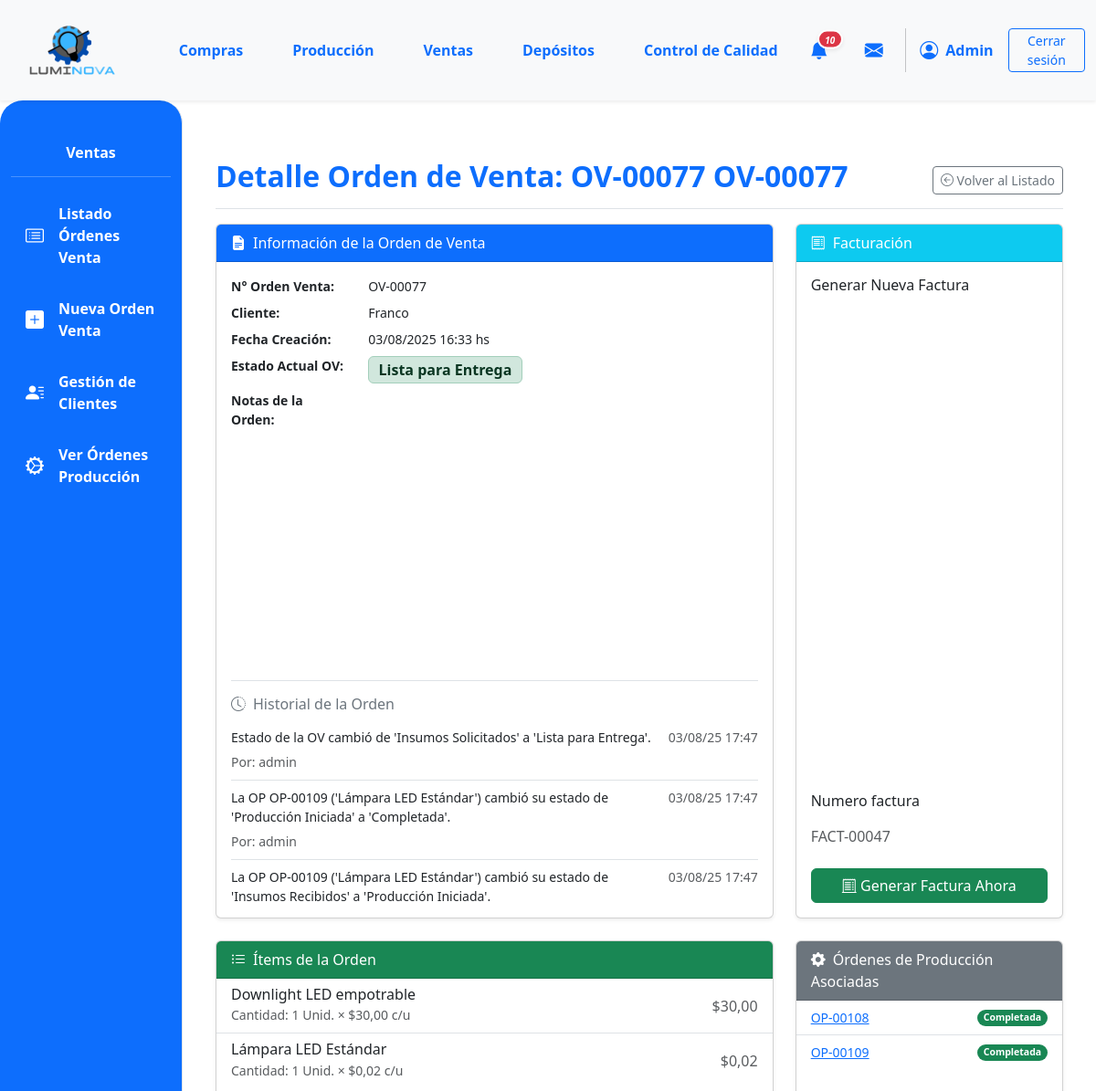
The app's page /ventas/ventas/orden/77/ (signed in, upper part), older data.
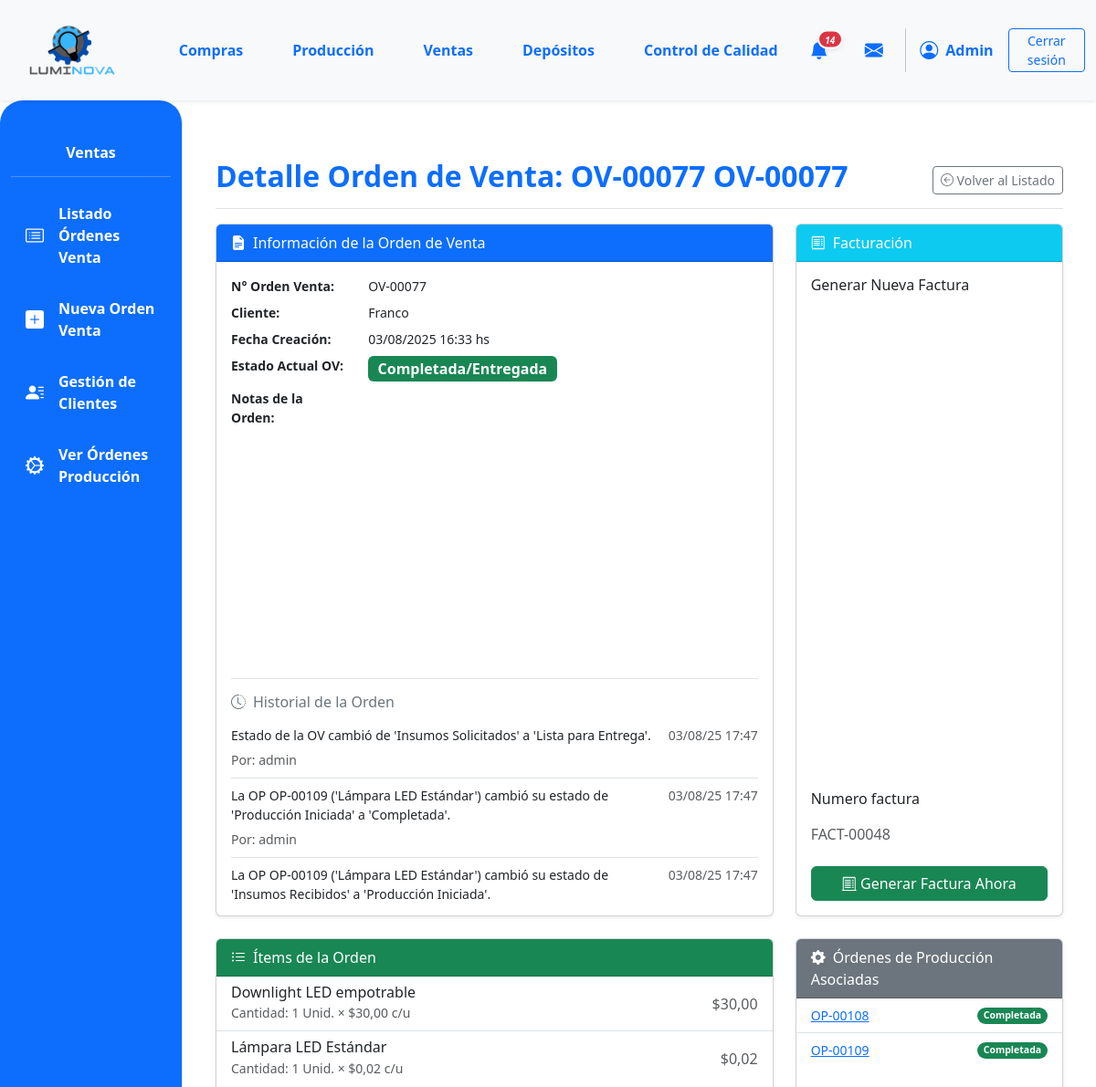
The same page, newer data.
### App_LUMINOVA/models.py (models this page shows, shortened)
class OrdenVenta(models.Model):
    ESTADO_CHOICES = [
        ("PENDIENTE", "Pendiente Confirmación"),
        ("CONFIRMADA", "Confirmada (Esperando Producción)"),
        ("INSUMOS_SOLICITADOS", "Insumos Solicitados"),
        ("PRODUCCION_INICIADA", "Producción Iniciada"),
        ("PRODUCCION_CON_PROBLEMAS", "Producción con Problemas"),
        ("LISTA_ENTREGA", "Lista para Entrega"),
        ("COMPLETADA", "Completada/Entregada"),
        ("CANCELADA", "Cancelada"),
    ]
    numero_ov = models.CharField(
        max_length=20, unique=True, verbose_name="N° Orden de Venta"
    )
    cliente = models.ForeignKey(
        Cliente, on_delete=models.PROTECT, related_name="ordenes_venta"
    )
    fecha_creacion = models.DateTimeField(default=timezone.now)
    estado = models.CharField(
        max_length=50, choices=ESTADO_CHOICES, default="PENDIENTE"
    )
    total_ov = models.DecimalField(
        max_digits=12, decimal_places=2, default=0.00, verbose_name="Total OV"
    )
    notas = models.TextField(blank=True, null=True)

class Cliente(models.Model):
    nombre = models.CharField(max_length=150, unique=True)
    direccion = models.TextField(blank=True)
    telefono = models.CharField(max_length=25, blank=True)
    email = models.EmailField(unique=True, null=True, blank=True)

### App_LUMINOVA/views_ventas.py (the view)
# urls.py: path("ventas/orden/<int:ov_id>/", ventas_detalle_ov_view, name="ventas_detalle_ov"),
@login_required
def ventas_detalle_ov_view(request, ov_id):
    orden_venta = get_object_or_404(
        OrdenVenta.objects.select_related("cliente").prefetch_related(
            "items_ov__producto_terminado",
            "ops_generadas__estado_op",  # Necesitamos el estado de cada OP
            "factura_asociada",
        ),
        id=ov_id,
    )
    factura_form = None
    puede_facturar = False
    detalle_cancelacion_factura = ""
    if not hasattr(orden_venta, "factura_asociada") or not orden_venta.factura_asociada:
        ops_asociadas = orden_venta.ops_generadas.all()
        if not ops_asociadas.exists() and orden_venta.estado == "CONFIRMADA":
            puede_facturar = True  # O cambiar estado a LISTA_ENTREGA primero
        elif ops_asociadas.exists():
            ops_completadas = ops_asociadas.filter(
                estado_op__nombre__iexact="Completada"
            ).count()
            ops_canceladas = ops_asociadas.filter(
                estado_op__nombre__iexact="Cancelada"
            ).count()
            ops_totales = ops_asociadas.count()
            if ops_completadas + ops_canceladas == ops_totales and ops_completadas > 0:
                puede_facturar = True
                if ops_canceladas > 0:
                    detalle_cancelacion_factura = f"Nota: {ops_canceladas} orden(es) de producción asociada(s) fueron canceladas."
            elif (
                orden_venta.estado == "PRODUCCION_CON_PROBLEMAS"
                and ops_completadas > 0
                and (ops_completadas + ops_canceladas == ops_totales)
            ):
                puede_facturar = True
                detalle_cancelacion_factura = f"Facturación parcial. Nota: {ops_canceladas} orden(es) de producción asociada(s) fueron canceladas."
            elif orden_venta.estado == "LISTA_ENTREGA":  # Ya está explícitamente lista
                puede_facturar = True
        if puede_facturar:
            factura_form = FacturaForm()
    context = {
        "ov": orden_venta,
        "items_ov": orden_venta.items_ov.all(),
        "factura_form": factura_form,
        "puede_facturar": puede_facturar,  # Para la plantilla
        "detalle_cancelacion_factura": detalle_cancelacion_factura,  # Para la plantilla
        "titulo_seccion": f"Detalle Orden de Venta: {orden_venta.numero_ov}",
    }
    return render(request, "ventas/ventas_detalle_ov.html", context)

### App_LUMINOVA/forms.py
class FacturaForm(forms.ModelForm):
    class Meta:
        model = Factura
        fields = ["numero_factura"]
        widgets = {
            "numero_factura": forms.TextInput(attrs={"class": "form-control"}),
        }
    def __init__(self, *args, **kwargs):
        super().__init__(*args, **kwargs)
        last_factura = Factura.objects.order_by("id").last()
        next_factura_number = (
            f"FACT-{str(last_factura.id + 1).zfill(5)}"
            if last_factura
            else "FACT-00001"
        )
        self.fields["numero_factura"].initial = next_factura_number
        self.fields["numero_factura"].widget.attrs["readonly"] = True
        self.fields["numero_factura"].widget.attrs[
            "class"
        ] = "form-control-plaintext text-muted"

### App_LUMINOVA/models.py (called while the page is built)
    def get_estado_op_display(self):
        if self.estado_op:
            return self.estado_op.nombre
        return "Sin Estado Asignado"

    @staticmethod
    def pedidos_por_deposito(deposito_id):
        return Orden.objects.filter(insumo_principal__deposito_id=deposito_id)

### App_LUMINOVA/templates/ventas/ventas_detalle_ov.html (shortened to what the changed rows need)
{% extends 'padre.html' %}
{% load static %}
{% load django_bootstrap5 %}
{% block content %}
<div class="container mt-4">
    <div class="d-flex justify-content-between flex-wrap flex-md-nowrap align-items-center pt-3 pb-2 mb-3 border-bottom">
        <h1 class="h2 fw-bold text-primary">{{ titulo_seccion|default:"Detalle Orden de Venta:" }} <span class="text-primary">{{ ov.numero_ov }}</span></h1>
    </div>
    <div class="row g-4">
        <div class="col-lg-8">
            <div class="card shadow-sm mb-4">
                <div class="card-body">
                    <dl class="row mb-0 small">
                        <dt class="col-sm-4 col-md-3">N° Orden Venta:</dt>
                        <dd class="col-sm-8 col-md-9">{{ ov.numero_ov }}</dd>
                        <dt class="col-sm-4 col-md-3">Cliente:</dt>
                        <dd class="col-sm-8 col-md-9">{{ ov.cliente.nombre }}</dd>
                        <dt class="col-sm-4 col-md-3">Fecha Creación:</dt>
                        <dd class="col-sm-8 col-md-9">{{ ov.fecha_creacion|date:"d/m/Y H:i" }} hs</dd>
                        <dt class="col-sm-4 col-md-3">Estado Actual OV:</dt>
                        <dd class="col-sm-8 col-md-9">
                            <span class="badge fs-6
                                {% if ov.estado == 'PENDIENTE' %}bg-warning text-dark
                                {% elif ov.estado == 'CONFIRMADA' %}bg-secondary
                                {% elif ov.estado == 'INSUMOS_SOLICITADOS' %}bg-info-subtle text-info-emphasis border border-info-subtle
                                {% elif ov.estado == 'PRODUCCION_INICIADA' %}bg-primary
                                {% elif ov.estado == 'PRODUCCION_CON_PROBLEMAS' %}bg-danger-subtle text-danger-emphasis border border-danger-subtle
                                {% elif ov.estado == 'LISTA_ENTREGA' %}bg-success-subtle text-success-emphasis border border-success-subtle
                                {% elif ov.estado == 'COMPLETADA' %}bg-success
                                {% elif ov.estado == 'CANCELADA' %}bg-dark
                                {% else %}bg-light text-dark{% endif %}">
                                {{ ov.get_estado_display }}
                            </span>
                        </dd>
                        <dt class="col-sm-4 col-md-3">Notas de la Orden:</dt>
                        <dd class="col-sm-8 col-md-9">{{ ov.notas|default_if_none:"-"|linebreaksbr }}</dd>
                    </dl>
                </div>
            </div>
        </div>
        <div class="col-lg-4">
            <div class="card shadow-sm mb-4">
                <div class="card-body">
                    {% if ov.factura_asociada %}
                        <h6>Factura Generada</h6>
                        <dl class="row mb-2 small">
                            <dt class="col-sm-5">N° Factura:</dt>
                            <dd class="col-sm-7">{{ ov.factura_asociada.numero_factura }}</dd>
                            <dt class="col-sm-5">Fecha Emisión:</dt>
                            <dd class="col-sm-7">{{ ov.factura_asociada.fecha_emision|date:"d/m/Y H:i" }}</dd>
                            <dt class="col-sm-5">Total Facturado:</dt>
                            <dd class="col-sm-7 fw-bold">${{ ov.factura_asociada.total_facturado|floatformat:2 }}</dd>
                        </dl>
                        <a href="{% url 'App_LUMINOVA:ventas_ver_factura_pdf' factura_id=ov.factura_asociada.id %}"
                           class="btn btn-sm btn-outline-primary w-100 mt-2"
                           target="_blank">
                            <i class="bi bi-printer-fill"></i> Ver/Imprimir Factura
                        </a>
                    {% elif factura_form and puede_facturar %}
                        <h6>Generar Nueva Factura</h6>
                        <form method="post" action="{% url 'App_LUMINOVA:ventas_generar_factura' ov.id %}" class="mt-2">
                            {% bootstrap_form factura_form layout='vertical' %}
                            <div class="d-grid mt-3">
                                <button type="submit" class="btn btn-success">
                                    <i class="bi bi-receipt-cutoff"></i> Generar Factura Ahora
                                </button>
                            </div>
                        </form>
                    {% endif %}
                </div>
            </div>
        </div>
    </div>
</div>
{% endblock %}

### App_LUMINOVA/templates/shared/header.html (shortened to what this page needs)
{% load static %}
<header>
    <nav class="navbar navbar-expand-lg navbar-light bg-light shadow-sm p-0">
        <div class="container-fluid d-flex align-items-center">
            <div class="col-md-3 col-lg-1">
                <a class="navbar-brand d-flex align-items-center ms-3" href="{% url 'App_LUMINOVA:dashboard' %}">
                    <img src="{% static 'img/logo.png' %}" alt="Luminova Logo" height="100" width="100" class="d-inline-block align-text-top me-2">
                </a>
            </div>
            <div class="collapse navbar-collapse" id="navbarContent" style="padding-left: 5%;">
                <ul class="navbar-nav mb-2 mb-lg-0 d-flex justify-content-around w-100">
                    <li class="nav-item"><a class="nav-link text-primary fw-bold" href="{% url 'App_LUMINOVA:compras_lista_oc' %} ">Compras</a></li>
                    <li class="nav-item"><a class="nav-link text-primary fw-bold" href="{% url 'App_LUMINOVA:produccion_principal' %}">Producción</a></li>
                    <li class="nav-item"><a class="nav-link text-primary fw-bold" href="{% url 'App_LUMINOVA:ventas_lista_ov' %}">Ventas</a></li>
                    <li class="nav-item"><a class="nav-link text-primary fw-bold" href="{% url 'App_LUMINOVA:seleccionar_deposito' %}">Depósitos</a></li>
                    <li class="nav-item"><a class="nav-link text-primary fw-bold" href="{% url 'App_LUMINOVA:control_calidad_view' %}">Control de Calidad</a></li>
                </ul>
                <div class="navbar-nav ms-auto d-flex flex-row align-items-center">
                    {% if user.is_authenticated %}
                        <div class="nav-item dropdown me-3">
                            <a class="nav-link px-2 position-relative d-flex align-items-center" href="#" role="button" data-bs-toggle="dropdown" aria-expanded="false" title="Notificaciones">
                                <i class="bi bi-bell-fill fs-5 text-primary">
                                    {% if total_notificaciones > 0 %}
                                    <span class="position-absolute translate-middle badge rounded-pill bg-danger shadow-sm" style="font-size: 0.5em; min-width:18px; border:2px solid #fff; margin-top: 3px; margin-left: 2px; display: inline-block; text-align: center;">{{ total_notificaciones }}</span>
                                    {% endif %}
                                </i>
                            </a>
                        </div>
                        <div class="nav-item dropdown ms-2" id="dropdown-mensajes">
                            <a class="nav-link px-2 position-relative d-flex align-items-center" href="#" id="mensajesDropdown" role="button" data-bs-toggle="dropdown" aria-expanded="false" title="Mensajes">
                                <i class="bi bi-envelope-fill fs-5 text-primary"></i>
                            </a>
                        </div>
                        <div class="nav-item d-flex align-items-center">
                             <i class="bi bi-person-circle fs-5 text-primary"></i>
                             <span class="ms-2 fw-bold text-primary">{{ user.first_name|default:user.username|capfirst }}</span>
                        </div>
                        <div class="nav-item ms-3">
                            <a class="btn btn-outline-primary btn-sm btn-CS" href="{% url 'App_LUMINOVA:logout' %}">Cerrar sesión</a>
                        </div>
                    {% endif %}
                </div>
            </div>
        </div>
    </nav>
</header>

Row changes from the older to the newer data that the page shows:
changed OrdenVenta "OV-00077": estado "Lista para Entrega" → "Completada/Entregada"
Text that changed along with them:
{{ total_notificaciones }}: "10" → "14"
form field numero_factura: "FACT-00047" → "FACT-00048"
